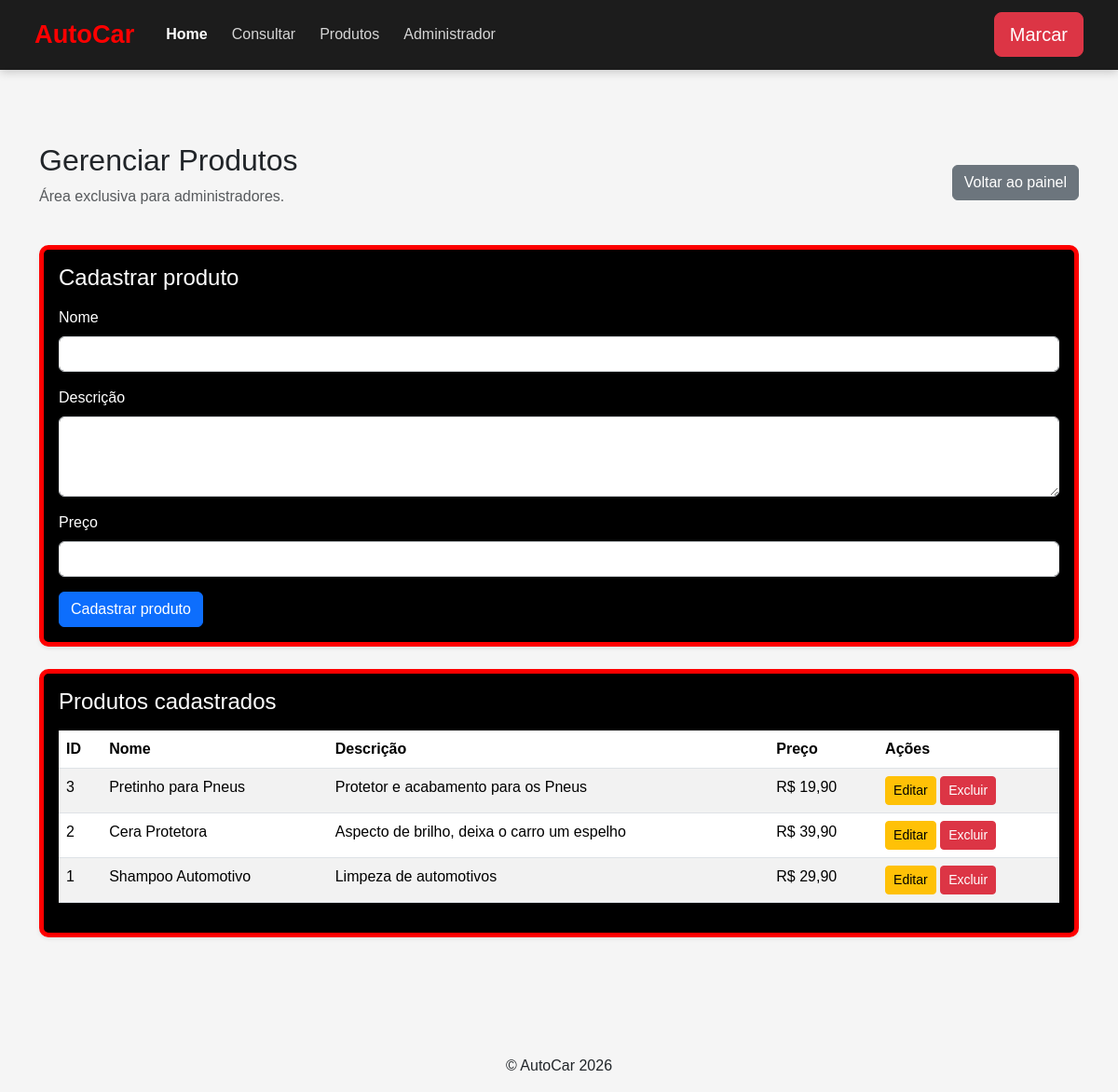
Screenshot of /gerenciar_produtos.php (signed in) with the database file from the repository.
### tables this page shows
CREATE TABLE `produtos` (
  `id` int(11) NOT NULL,
  `nome` varchar(100) DEFAULT NULL,
  `descricao` text DEFAULT NULL,
  `preco` decimal(10,2) DEFAULT NULL
);

### gerenciar_produtos.php (the view, shortened to what this page needs)
<?php
include("conexao.php");
$resultado = $conn->query(
    "SELECT id, nome, descricao, preco
     FROM produtos
     ORDER BY id DESC"
);
?>
<?php include("header.php"); ?>
<div class="container py-5">
    <div class="d-flex justify-content-between align-items-center mb-4">
        <div>
            <h2>Gerenciar Produtos</h2>
            <p class="text-muted">
                Área exclusiva para administradores.
            </p>
        </div>
        <a href="admin.php" class="btn btn-secondary">
            Voltar ao painel
        </a>
    </div>
    <div class="card shadow-sm mb-4">
        <div class="card-body">
            <h4 class="mb-3">Cadastrar produto</h4>
            <form method="POST">
                <div class="mb-3">
                    <label class="form-label">
                        Nome
                    </label>
                    <input
                        type="text"
                        name="nome"
                        class="form-control"
                        required
                    >
                </div>
                <div class="mb-3">
                    <label class="form-label">
                        Descrição
                    </label>
                    <textarea
                        name="descricao"
                        class="form-control"
                        rows="3"
                    ></textarea>
                </div>
                <div class="mb-3">
                    <label class="form-label">
                        Preço
                    </label>
                    <input
                        type="number"
                        name="preco"
                        class="form-control"
                        step="0.01"
                        min="0"
                        required
                    >
                </div>
                <button
                    type="submit"
                    class="btn btn-primary"
                >
                    Cadastrar produto
                </button>
            </form>
        </div>
    </div>
    <div class="card shadow-sm">
        <div class="card-body">
            <h4 class="mb-3">Produtos cadastrados</h4>
            <div class="table-responsive">
                <table class="table table-striped table-hover">
                    <thead>
                        <tr>
                            <th>ID</th>
                            <th>Nome</th>
                            <th>Descrição</th>
                            <th>Preço</th>
                            <th>Ações</th>
                        </tr>
                    </thead>
                    <tbody>
                        <?php if ($resultado && $resultado->num_rows > 0): ?>
                            <?php while ($produto = $resultado->fetch_assoc()): ?>
                                <tr>
                                    <td>
                                        <?= (int) $produto["id"] ?>
                                    </td>
                                    <td>
                                        <?= htmlspecialchars($produto["nome"]) ?>
                                    </td>
                                    <td>
                                        <?= htmlspecialchars($produto["descricao"]) ?>
                                    </td>
                                    <td>
                                        R$
                                        <?= number_format(
                                            (float) $produto["preco"],
                                            2,
                                            ",",
                                            "."
                                        ) ?>
                                    </td>
                                    <td>
                                        <a
                                            href="editar_produto.php?id=<?= (int) $produto["id"] ?>"
                                            class="btn btn-sm btn-warning"
                                        >
                                            Editar
                                        </a>
                                        <a
                                            href="excluir_produto.php?id=<?= (int) $produto["id"] ?>"
                                            class="btn btn-sm btn-danger"
                                            onclick="return confirm('Tem certeza que deseja excluir este produto?');"
                                        >
                                            Excluir
                                        </a>
                                    </td>
                                </tr>
                            <?php endwhile; ?>
                        <?php endif; ?>
                    </tbody>
                </table>
            </div>
        </div>
    </div>
</div>
<?php include("footer.php"); ?>

### style.css (style rules this page uses)
body { background-color: #f5f5f5; font-family: Arial, Helvetica, sans-serif; }
.card { background-color: #000; color: white; border: 5px solid red; border-radius: 10px; box-shadow: 0 0 15px rgba(220, 53, 69, 0.5); }

### rows the page displays
produtos: id "3", nome "Pretinho para Pneus", descricao "Protetor e acabamento para os Pneus", preco "19,90"
produtos: id "2", nome "Cera Protetora", descricao "Aspecto de brilho, deixa o carro um espelho", preco "39,90"
produtos: id "1", nome "Shampoo Automotivo", descricao "Limpeza de automotivos", preco "29,90"
